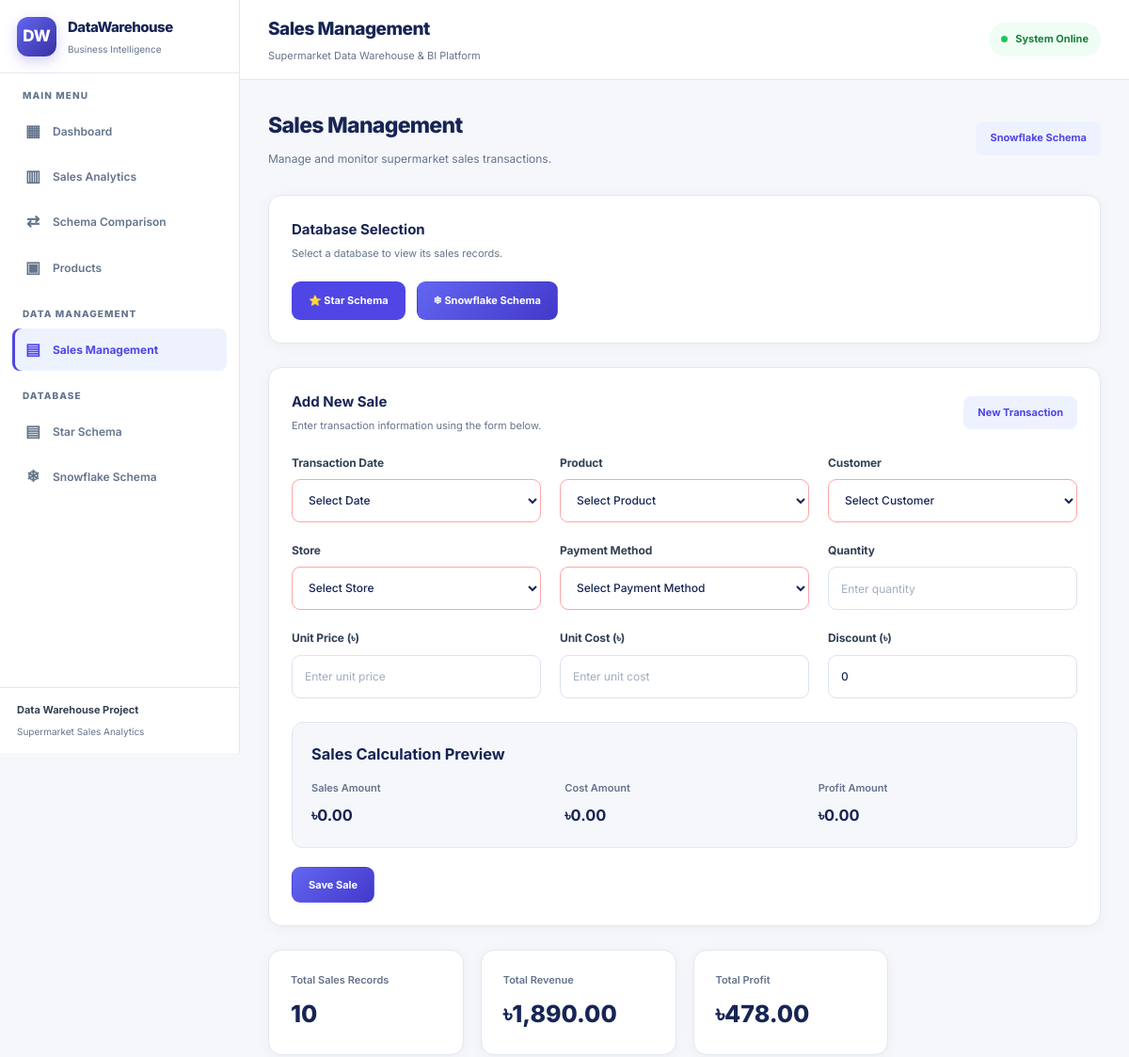
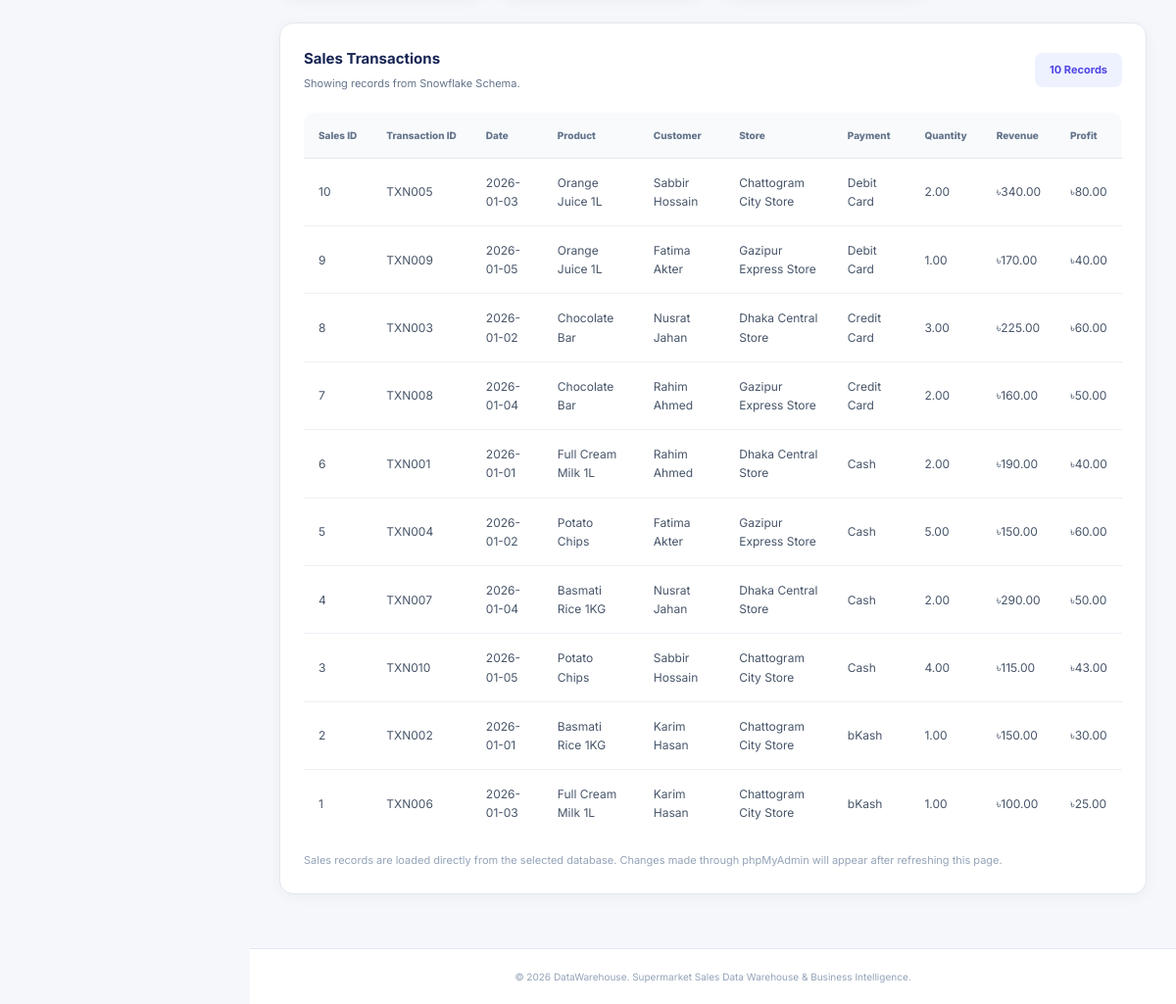
The page /?page=sales&database=snowflake on the database its author committed (2 pictures, top to bottom).
### tables this page shows
CREATE TABLE fact_sales (
    sales_key BIGINT AUTO_INCREMENT PRIMARY KEY,

    transaction_id VARCHAR(50) NOT NULL,
    line_number INT NOT NULL,

    date_key INT NOT NULL,
    product_key INT NOT NULL,
    customer_key INT NOT NULL,
    store_key INT NOT NULL,
    payment_key INT NOT NULL,

    quantity DECIMAL(12,2) NOT NULL,
    unit_price DECIMAL(12,2) NOT NULL,
    unit_cost DECIMAL(12,2) NOT NULL,

    discount_amount DECIMAL(12,2) NOT NULL DEFAULT 0.00,
    sales_amount DECIMAL(14,2) NOT NULL,
    cost_amount DECIMAL(14,2) NOT NULL,
    profit_amount DECIMAL(14,2) NOT NULL,

    created_at TIMESTAMP DEFAULT CURRENT_TIMESTAMP,

    CONSTRAINT uq_transaction_line
        UNIQUE (transaction_id, line_number),

    CONSTRAINT fk_snow_sales_date
        FOREIGN KEY (date_key)
        REFERENCES dim_date(date_key),

    CONSTRAINT fk_snow_sales_product
        FOREIGN KEY (product_key)
        REFERENCES dim_product(product_key),

    CONSTRAINT fk_snow_sales_customer
        FOREIGN KEY (customer_key)
        REFERENCES dim_customer(customer_key),

    CONSTRAINT fk_snow_sales_store
        FOREIGN KEY (store_key)
        REFERENCES dim_store(store_key),

    CONSTRAINT fk_snow_sales_payment
        FOREIGN KEY (payment_key)
        REFERENCES dim_payment(payment_key),

    CONSTRAINT chk_snow_quantity
        CHECK (quantity > 0),

    CONSTRAINT chk_snow_unit_price
        CHECK (unit_price >= 0),

    CONSTRAINT chk_snow_unit_cost
        CHECK (unit_cost >= 0),

    CONSTRAINT chk_snow_discount
        CHECK (discount_amount >= 0),

    CONSTRAINT chk_snow_sales_amount
        CHECK (sales_amount >= 0),

    CONSTRAINT chk_snow_cost_amount
        CHECK (cost_amount >= 0)
);

CREATE TABLE dim_date (
    date_key INT PRIMARY KEY,
    full_date DATE NOT NULL UNIQUE,
    day_number TINYINT NOT NULL,
    month_number TINYINT NOT NULL,
    month_name VARCHAR(20) NOT NULL,
    quarter_number TINYINT NOT NULL,
    year_number SMALLINT NOT NULL,
    day_name VARCHAR(20) NOT NULL,
    is_weekend BOOLEAN NOT NULL DEFAULT FALSE
);

CREATE TABLE dim_product (
    product_key INT AUTO_INCREMENT PRIMARY KEY,
    product_id VARCHAR(30) NOT NULL UNIQUE,
    product_name VARCHAR(150) NOT NULL,

    brand_key INT,
    subcategory_key INT NOT NULL,

    unit_of_measure VARCHAR(30),
    current_unit_price DECIMAL(12,2),
    is_active BOOLEAN NOT NULL DEFAULT TRUE,

    CONSTRAINT fk_product_brand
        FOREIGN KEY (brand_key)
        REFERENCES dim_brand(brand_key),

    CONSTRAINT fk_product_subcategory
        FOREIGN KEY (subcategory_key)
        REFERENCES dim_subcategory(subcategory_key)
);

CREATE TABLE dim_customer (
    customer_key INT AUTO_INCREMENT PRIMARY KEY,
    customer_id VARCHAR(30) NOT NULL UNIQUE,
    customer_name VARCHAR(120) NOT NULL,

    gender VARCHAR(20),
    age_group VARCHAR(30),

    city_key INT,
    customer_segment VARCHAR(50),

    CONSTRAINT fk_customer_city
        FOREIGN KEY (city_key)
        REFERENCES dim_city(city_key)
);

CREATE TABLE dim_store (
    store_key INT AUTO_INCREMENT PRIMARY KEY,
    store_id VARCHAR(30) NOT NULL UNIQUE,
    store_name VARCHAR(120) NOT NULL,

    store_type VARCHAR(50),
    city_key INT NOT NULL,
    opening_date DATE,

    CONSTRAINT fk_store_city
        FOREIGN KEY (city_key)
        REFERENCES dim_city(city_key)
);

CREATE TABLE dim_payment (
    payment_key INT AUTO_INCREMENT PRIMARY KEY,
    payment_method VARCHAR(50) NOT NULL UNIQUE,

    payment_category_key INT NOT NULL,
    payment_description VARCHAR(150),

    CONSTRAINT fk_payment_category
        FOREIGN KEY (payment_category_key)
        REFERENCES dim_payment_category(payment_category_key)
);

### pages/sales.php (the view, shortened to what this page needs)
<?php
$selectedDatabase = $_GET["database"] ?? "star";
$databaseName = $selectedDatabase === "star"
    ? "supermarket_star"
    : "supermarket_snowflake";
$databaseLabel = $selectedDatabase === "star"
    ? "Star Schema"
    : "Snowflake Schema";
$salesRecords = [];
$totalRecords = 0;
$totalRevenue = 0;
$totalProfit = 0;
$errorMessage = null;
try {
    $pdo = getDatabaseConnection($databaseName);
    $sql = "
        SELECT
            f.sales_key,
            f.transaction_id,
            f.line_number,
            d.full_date,
            p.product_name,
            c.customer_name,
            s.store_name,
            pm.payment_method,
            f.quantity,
            f.unit_price,
            f.discount_amount,
            f.sales_amount,
            f.cost_amount,
            f.profit_amount
        FROM fact_sales f
        INNER JOIN dim_date d
            ON f.date_key = d.date_key
        INNER JOIN dim_product p
            ON f.product_key = p.product_key
        INNER JOIN dim_customer c
            ON f.customer_key = c.customer_key
        INNER JOIN dim_store s
            ON f.store_key = s.store_key
        INNER JOIN dim_payment pm
            ON f.payment_key = pm.payment_key
        ORDER BY f.sales_key DESC
    ";
    $stmt = $pdo->query($sql);
    $salesRecords = $stmt->fetchAll();
    $totalRecords = count($salesRecords);
    foreach ($salesRecords as $record) {
        $totalRevenue += (float) $record["sales_amount"];
        $totalProfit += (float) $record["profit_amount"];
    }
} catch (Throwable $e) {
    $errorMessage = "Unable to load sales data: " . $e->getMessage();
}
function salesCurrency($amount): string
{
    return "৳" . number_format((float) $amount, 2);
}
?>
<div class="page-intro">
    <div>
        <h1>Sales Management</h1>
        <p>
            Manage and monitor supermarket sales transactions.
        </p>
    </div>
    <span class="analytics-badge">
        <?= htmlspecialchars($databaseLabel) ?>
    </span>
</div>
<section class="dashboard-section">
    <div class="section-header">
        <div>
            <h2>Database Selection</h2>
            <p>
                Select a database to view its sales records.
            </p>
        </div>
    </div>
    <div style="display:flex; gap:12px; flex-wrap:wrap;">
        <a
            href="?page=sales&database=star"
            class="btn <?= $selectedDatabase === 'star' ? 'btn-primary' : '' ?>"
        >
            ⭐ Star Schema
        </a>
        <a
            href="?page=sales&database=snowflake"
            class="btn <?= $selectedDatabase === 'snowflake' ? 'btn-primary' : '' ?>"
        >
            ❄ Snowflake Schema
        </a>
    </div>
</section>
<?php if ($errorMessage !== null): ?>
    <div class="error-message">
        <?= htmlspecialchars($errorMessage) ?>
    </div>
<?php else: ?>
<section class="dashboard-section">
    <div class="section-header">
        <div>
            <h2>Add New Sale</h2>
            <p>
                Enter transaction information using the form below.
            </p>
        </div>
        <span class="analytics-badge">
            New Transaction
        </span>
    </div>
    <form method="POST" id="salesForm">
        <div class="form-grid" style="
            display:grid;
            grid-template-columns:repeat(auto-fit,minmax(220px,1fr));
            gap:20px;
        ">
            <div class="form-group">
                <label for="date">
                    Transaction Date
                </label>
                <select
                    name="date"
                    id="date"
                    class="form-control"
                    required
                >
                    <option value="">
                        Select Date
                    </option>
                </select>
            </div>
            <div class="form-group">
                <label for="product">
                    Product
                </label>
                <select
                    name="product_id"
                    id="product"
                    class="form-control"
                    required
                >
                    <option value="">
                        Select Product
                    </option>
                </select>
            </div>
            <div class="form-group">
                <label for="customer">
                    Customer
                </label>
                <select
                    name="customer_id"
                    id="customer"
                    class="form-control"
                    required
                >
                    <option value="">
                        Select Customer
                    </option>
                </select>
            </div>
            <div class="form-group">
                <label for="store">
                    Store
                </label>
                <select
                    name="store_id"
                    id="store"
                    class="form-control"
                    required
                >
                    <option value="">
                        Select Store
                    </option>
                </select>
            </div>
            <div class="form-group">
                <label for="payment">
                    Payment Method
                </label>
                <select
                    name="payment_method"
                    id="payment"
                    class="form-control"
                    required
                >
                    <option value="">
                        Select Payment Method
                    </option>
                </select>
            </div>
            <div class="form-group">
                <label for="quantity">
                    Quantity
                </label>
                <input
                    type="number"
                    name="quantity"
                    id="quantity"
                    class="form-control"
                    min="0.01"
                    step="0.01"
                    placeholder="Enter quantity"
                    required
                >
            </div>
            <div class="form-group">
                <label for="unitPrice">
                    Unit Price (৳)
                </label>
                <input
                    type="number"
                    name="unit_price"
                    id="unitPrice"
                    class="form-control"
                    min="0"
                    step="0.01"
                    placeholder="Enter unit price"
                    required
                >
            </div>
            <div class="form-group">
                <label for="unitCost">
                    Unit Cost (৳)
                </label>
                <input
                    type="number"
                    name="unit_cost"
                    id="unitCost"
                    class="form-control"
                    min="0"
                    step="0.01"
                    placeholder="Enter unit cost"
                    required
                >
            </div>
            <div class="form-group">
                <label for="discount">
                    Discount (৳)
                </label>
                <input
                    type="number"
                    name="discount_amount"
                    id="discount"
                    class="form-control"
                    min="0"
                    step="0.01"
                    value="0"
                    required
                >
            </div>
        </div>
        <div style="
            margin-top:25px;
            padding:20px;
            background:var(--background);
            border:1px solid var(--border);
            border-radius:12px;
        ">
            <h3 style="margin-bottom:15px;">
                Sales Calculation Preview
            </h3>
            <div style="
                display:grid;
                grid-template-columns:repeat(auto-fit,minmax(150px,1fr));
                gap:15px;
            ">
                <div>
                    <p class="kpi-label">
                        Sales Amount
                    </p>
                    <h3 id="previewRevenue">
                        ৳0.00
                    </h3>
                </div>
                <div>
                    <p class="kpi-label">
                        Cost Amount
                    </p>
                    <h3 id="previewCost">
                        ৳0.00
                    </h3>
                </div>
                <div>
                    <p class="kpi-label">
                        Profit Amount
                    </p>
                    <h3 id="previewProfit">
                        ৳0.00
                    </h3>
                </div>
            </div>
        </div>
        <div style="margin-top:20px;">
            <button
                type="submit"
                class="btn btn-primary"
                id="saveSaleButton"
            >
                <span id="saveButtonText">
                    Save Sale
                </span>
            </button>
        </div>
    </form>
</section>
<div class="kpi-grid">
    <div class="kpi-card">
        <div class="kpi-label">
            Total Sales Records
        </div>
        <div class="kpi-value">
            <?= number_format($totalRecords) ?>
        </div>
    </div>
    <div class="kpi-card">
        <div class="kpi-label">
            Total Revenue
        </div>
        <div class="kpi-value">
            <?= salesCurrency($totalRevenue) ?>
        </div>
    </div>
    <div class="kpi-card">
        <div class="kpi-label">
            Total Profit
        </div>
        <div class="kpi-value">
            <?= salesCurrency($totalProfit) ?>
        </div>
    </div>
</div>
<section class="dashboard-section">
    <div class="section-header">
        <div>
            <h2>Sales Transactions</h2>
            <p>
                Showing records from <?= htmlspecialchars($databaseLabel) ?>.
            </p>
        </div>
        <span class="analytics-badge">
            <?= number_format($totalRecords) ?> Records
        </span>
    </div>
    <div class="table-container">
        <table>
            <thead>
                <tr>
                    <th>Sales ID</th>
                    <th>Transaction ID</th>
                    <th>Date</th>
                    <th>Product</th>
                    <th>Customer</th>
                    <th>Store</th>
                    <th>Payment</th>
                    <th>Quantity</th>
                    <th>Revenue</th>
                    <th>Profit</th>
                </tr>
            </thead>
            <tbody>
                <?php if (empty($salesRecords)): ?>
                    <tr>
                        <td colspan="10" style="text-align:center;">
                            No sales records found.
                        </td>
                    </tr>
                <?php else: ?>
                    <?php foreach ($salesRecords as $record): ?>
                        <tr>
                            <td>
                                <?= (int) $record["sales_key"] ?>
                            </td>
                            <td>
                                <?= htmlspecialchars($record["transaction_id"]) ?>
                            </td>
                            <td>
                                <?= htmlspecialchars($record["full_date"]) ?>
                            </td>
                            <td>
                                <?= htmlspecialchars($record["product_name"]) ?>
                            </td>
                            <td>
                                <?= htmlspecialchars($record["customer_name"]) ?>
                            </td>
                            <td>
                                <?= htmlspecialchars($record["store_name"]) ?>
                            </td>
                            <td>
                                <?= htmlspecialchars($record["payment_method"]) ?>
                            </td>
                            <td>
                                <?= number_format((float) $record["quantity"], 2) ?>
                            </td>
                            <td>
                                <?= salesCurrency($record["sales_amount"]) ?>
                            </td>
                            <td>
                                <?= salesCurrency($record["profit_amount"]) ?>
                            </td>
                        </tr>
                    <?php endforeach; ?>
                <?php endif; ?>
            </tbody>
        </table>
    </div>
    <div class="table-note">
        Sales records are loaded directly from the selected database.
        Changes made through phpMyAdmin will appear after refreshing this page.
    </div>
</section>
<?php endif; ?>

### rows shown on the page
fact_sales: sales_key "10", transaction "TXN005", date_key.full_date "2026-01-03", product_key.product_name "Orange Juice 1L", customer_key.customer_name "Sabbir Hossain", store_key.store_name "Chattogram City Store", payment_key.payment_method "Debit Card", quantity "2.00", sales_amount "৳340.00", profit_amount "৳80.00"
fact_sales: sales_key "9", transaction "TXN009", date_key.full_date "2026-01-05", product_key.product_name "Orange Juice 1L", customer_key.customer_name "Fatima Akter", store_key.store_name "Gazipur Express Store", payment_key.payment_method "Debit Card", quantity "1.00", sales_amount "৳170.00", profit_amount "৳40.00"
fact_sales: sales_key "8", transaction "TXN003", date_key.full_date "2026-01-02", product_key.product_name "Chocolate Bar", customer_key.customer_name "Nusrat Jahan", store_key.store_name "Dhaka Central Store", payment_key.payment_method "Credit Card", quantity "3.00", sales_amount "৳225.00", profit_amount "৳60.00"
fact_sales: sales_key "7", transaction "TXN008", date_key.full_date "2026-01-04", product_key.product_name "Chocolate Bar", customer_key.customer_name "Rahim Ahmed", store_key.store_name "Gazipur Express Store", payment_key.payment_method "Credit Card", quantity "2.00", sales_amount "৳160.00", profit_amount "৳50.00"
fact_sales: sales_key "6", transaction "TXN001", date_key.full_date "2026-01-01", product_key.product_name "Full Cream Milk 1L", customer_key.customer_name "Rahim Ahmed", store_key.store_name "Dhaka Central Store", payment_key.payment_method "Cash", quantity "2.00", sales_amount "৳190.00", profit_amount "৳40.00"
fact_sales: sales_key "5", transaction "TXN004", date_key.full_date "2026-01-02", product_key.product_name "Potato Chips", customer_key.customer_name "Fatima Akter", store_key.store_name "Gazipur Express Store", payment_key.payment_method "Cash", quantity "5.00", sales_amount "৳150.00", profit_amount "৳60.00"
fact_sales: sales_key "4", transaction "TXN007", date_key.full_date "2026-01-04", product_key.product_name "Basmati Rice 1KG", customer_key.customer_name "Nusrat Jahan", store_key.store_name "Dhaka Central Store", payment_key.payment_method "Cash", quantity "2.00", sales_amount "৳290.00", profit_amount "৳50.00"
fact_sales: sales_key "3", transaction "TXN010", date_key.full_date "2026-01-05", product_key.product_name "Potato Chips", customer_key.customer_name "Sabbir Hossain", store_key.store_name "Chattogram City Store", payment_key.payment_method "Cash", quantity "4.00", sales_amount "৳115.00", profit_amount "৳43.00"
fact_sales: sales_key "2", transaction "TXN002", date_key.full_date "2026-01-01", product_key.product_name "Basmati Rice 1KG", customer_key.customer_name "Karim Hasan", store_key.store_name "Chattogram City Store", payment_key.payment_method "bKash", quantity "1.00", sales_amount "৳150.00", profit_amount "৳30.00"
fact_sales: sales_key "1", transaction "TXN006", date_key.full_date "2026-01-03", product_key.product_name "Full Cream Milk 1L", customer_key.customer_name "Karim Hasan", store_key.store_name "Chattogram City Store", payment_key.payment_method "bKash", quantity "1.00", sales_amount "৳100.00", profit_amount "৳25.00"

### other values the page prints
$currentPageTitle "Sales Management"
$databaseLabel "Snowflake Schema"
$totalRecords "10"
salesCurrency($totalRevenue) "৳1,890.00"
salesCurrency($totalProfit) "৳478.00"
